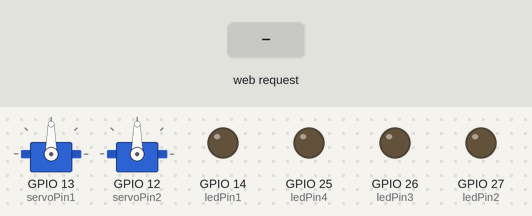
Bench run of a sketch on a simulated ESP32. Shown: 2 × servo, output pins drawn as LEDs (lit = HIGH). The inputs (shaded band) are chosen by the test bench. WiFi joins after 1.5 s; servers stay silent unless stated; what the sketch prints to the serial monitor is not drawn.

Above: at 2.7 s.
2.8 s: HTTP request GET /?value1= received
At 3.4 s:
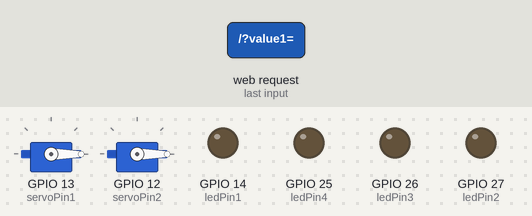
4.3 s: HTTP request GET /?button1= received
Timing chart, 0 to 7.3 s (numbered marks = the images above; inputs shaded):
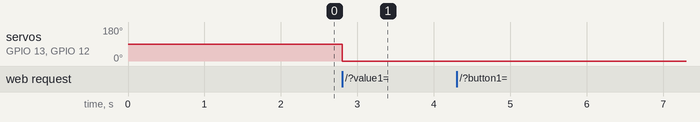

Measured:
- after the input at 2.8 s, servo on GPIO 13 (servoPin1), servo on GPIO 12 (servoPin2): 90° → 0° at once
- after the input at 4.3 s, every drawn part: stays the same

The sketch:

ESP32_Dashboard.ino
```cpp
#include <WiFi.h>
#include <ESP32Servo.h>

Servo myservo1;  // create servo object to control a servo
Servo myservo2;  // create servo object to control a servo
// twelve servo objects can be created on most boards

// GPIO the servo is attached to
static const int servoPin1 = 13;
static const int servoPin2 = 12;
static const int ledPin1 = 14;
static const int ledPin2 = 27;
static const int ledPin3 = 26;
static const int ledPin4 = 25;

// Replace with your network credentials
const char* ssid     = "xxxxx"; //replace with your ssid
const char* password = "xxxxx"; //replace with your password

// Set web server port number to 80
WiFiServer server(80);

// Variable to store the HTTP request
String header;

// Decode HTTP GET value
String valueString1  = String(0);
String valueString2  = String(0);
String btnVal1 = String(0);
String btnVal2 = String(0);
String btnVal3 = String(0);
String btnVal4 = String(0);

int pos1 = 0;
int pos2 = 0;

// Current time
unsigned long currentTime = millis();
// Previous time
unsigned long previousTime = 0;
// Define timeout time in milliseconds (example: 2000ms = 2s)
const long timeoutTime = 2000;

void setup() {
  Serial.begin(115200);

  myservo1.attach(servoPin1);  // attaches the servo on the servoPin to the servo object
  myservo2.attach(servoPin2);
  pinMode(ledPin1, OUTPUT);
  pinMode(ledPin2, OUTPUT);
  pinMode(ledPin3, OUTPUT);
  pinMode(ledPin4, OUTPUT);


  // Connect to Wi-Fi network with SSID and password
  Serial.print("Connecting to ");
  Serial.println(ssid);
  WiFi.begin(ssid, password);
  while (WiFi.status() != WL_CONNECTED) {
    delay(500);
    Serial.print(".");
  }
  // Print local IP address and start web server
  Serial.println("");
  Serial.println("WiFi connected.");
  Serial.println("IP address: ");
  Serial.println(WiFi.localIP());
  server.begin();
}

void loop(){
  WiFiClient client = server.available();   // Listen for incoming clients

  if (client) {                             // If a new client connects,
    currentTime = millis();
    previousTime = currentTime;
    Serial.println("New Client.");          // print a message out in the serial port
    String currentLine = "";                // make a String to hold incoming data from the client
    while (client.connected() && currentTime - previousTime <= timeoutTime) { // loop while the client's connected
      currentTime = millis();
      if (client.available()) {             // if there's bytes to read from the client,
        char c = client.read();             // read a byte, then
        Serial.write(c);                    // print it out the serial monitor
        header += c;
        if (c == '\n') {                    // if the byte is a newline character
          // if the current line is blank, you got two newline characters in a row.
          // that's the end of the client HTTP request, so send a response:
          if (currentLine.length() == 0) {
            // HTTP headers always start with a response code (e.g. HTTP/1.1 200 OK)
            // and a content-type so the client knows what's coming, then a blank line:
            client.println("HTTP/1.1 200 OK");
            client.println("Content-type:text/html");
            client.println("Connection: close");
            client.println();

            // Display the HTML web page
            client.println("<!DOCTYPE html><html>");
            client.println("<head><meta name='viewport' content='width=device-width, initial-scale=1'>");
            client.println("<link rel='stylesheet' href='https://use.fontawesome.com/releases/v5.7.2/css/all.css' integrity='sha384-fnmOCqbTlWIlj8LyTjo7mOUStjsKC4pOpQbqyi7RrhN7udi9RwhKkMHpvLbHG9Sr' crossorigin='anonymous'>");
            client.println(" <title>ESP32 IOT DASHBOARD</title>");
            // CSS
            client.println("<style> body{font-family: arial;} img{width: 350px; height: 45px; padding-top: 7px; padding-bottom: 5px;}");
            client.println(".slider{width: 300px; margin-top: 10px;}.btn-block{word-spacing: 2rem; padding-top: 30px;}");
            client.println(".btn{background-color: red; color: white; width: 47px; height: 33px;}");
            client.println("footer{font-family: arial; font-weight: bold; margin-top: 3rem;}</style>");
            //Javascript
            client.println("<script src='https://ajax.googleapis.com/ajax/libs/jquery/3.3.1/jquery.min.js'></script>");
            //Header
            client.println("</head><body><center><img src='http://absenrfid.com/img/png2.png' alt='Responsive image'><h3>ESP32 DASHBOARD</h3>");
            //Slider
            client.println("<p><span id='servoPos1'></span>&deg;");
            client.println("<input type='range' min='0' max='180' class='slider' id='servoSlider1' onchange='servo1(this.value)' value=\""+valueString1+"\"/></p>");
            client.println("<p><span id='servoPos2'></span>&deg;");
            client.println("<input type='range' min='0' max='180' class='slider' id='servoSlider2' onchange='servo2(this.value)' value=\""+valueString2+"\"/></p>");
            //Button
            client.println("<div class='btn-block'>");
            client.println("<button id= 'btn1' class='btn' onclick='button1(this.value)' value=\""+btnVal1+"\"/><span id='btnlabel1'>OFF</span></button>");
            client.println("<button id= 'btn2' class='btn' onclick='button2(this.value)' value=\""+btnVal2+"\"/><span id='btnlabel2'>OFF</span></button>");
            client.println("<button id= 'btn3' class='btn' onclick='button3(this.value)' value=\""+btnVal3+"\"/><span id='btnlabel3'>OFF</span></button>");
            client.println("<button id= 'btn4' class='btn' onclick='button4(this.value)' value=\""+btnVal4+"\"/><span id='btnlabel4'>OFF</span></button></div>");

            client.println("<footer>Copyright &copy;2021 Rizky Project</footer>");

            //Ajax Javascript
            client.println("<script>var slider1 = document.getElementById('servoSlider1');");
            client.println("var servoP1 = document.getElementById('servoPos1'); servoP1.innerHTML = slider1.value;");
            client.println("slider1.oninput = function() { slider1.value = this.value; servoP1.innerHTML = this.value; }");

            client.println("var slider2 = document.getElementById('servoSlider2');");
            client.println("var servoP2 = document.getElementById('servoPos2'); servoP2.innerHTML = slider2.value;");
            client.println("slider2.oninput = function() { slider2.value = this.value; servoP2.innerHTML = this.value; }");

            client.println("var btn1 = document.getElementById('btn1'); var btn2 = document.getElementById('btn2'); var btn3 = document.getElementById('btn3'); var btn4 = document.getElementById('btn4')");
            client.println("var btnlabel1 = document.getElementById('btnlabel1'); var btnlabel2 = document.getElementById('btnlabel2'); var btnlabel3 = document.getElementById('btnlabel3'); var btnlabel4 = document.getElementById('btnlabel4');");
            client.println("var toggled1 = false; var toggled2 = false; var toggled3 = false; var toggled4 = false; var state1 = 0; var state2 = 0;var state3 = 0;var state4 = 0;");

            client.println("$.ajaxSetup({timeout:1000});");

            client.println("function button1(){"); // Button 1
            client.println("if (toggled1 == false){");
            client.println("state1 = 0; btnlabel1.innerHTML = 'ON'; btn1.style.backgroundColor = 'green'; btn1.style.color = 'white'; toggled1 = true;}");
            client.println("else{state1 = 1; btnlabel1.innerHTML = 'OFF'; btn1.style.backgroundColor = 'red'; btn1.style.color = 'white'; toggled1 = false;}");
            client.println("$.get('?button1='+ state1 + '&'); {Connection: close};}");
            client.println("function button2(){"); // Button 2
            client.println("if (toggled2 == false){");
            client.println("state2 = 0; btnlabel2.innerHTML = 'ON'; btn2.style.backgroundColor = 'green'; btn2.style.color = 'white'; toggled2 = true;}");
            client.println("else{state2 = 1; btnlabel2.innerHTML = 'OFF'; btn2.style.backgroundColor = 'red'; btn2.style.color = 'white'; toggled2 = false;}");
            client.println("$.get('?button2='+ state2 + '&'); {Connection: close};}");
            client.println("function button3(){"); // Button 3
            client.println("if (toggled3 == false){");
            client.println("state3 = 0; btnlabel3.innerHTML = 'ON'; btn3.style.backgroundColor = 'green'; btn3.style.color = 'white'; toggled3 = true;}");
            client.println("else{state3 = 1; btnlabel3.innerHTML = 'OFF'; btn3.style.backgroundColor = 'red'; btn3.style.color = 'white'; toggled3 = false;}");
            client.println("$.get('?button3='+ state3 + '&'); {Connection: close};}");
            client.println("function button4(){"); // Button 4
            client.println("if (toggled4 == false){");
            client.println("state4 = 0; btnlabel4.innerHTML = 'ON'; btn4.style.backgroundColor = 'green'; btn4.style.color = 'white'; toggled4 = true;}");
            client.println("else{state4 = 1; btnlabel4.innerHTML = 'OFF'; btn4.style.backgroundColor = 'red'; btn4.style.color = 'white'; toggled4 = false;}");
            client.println("$.get('?button4='+ state4 + '&'); {Connection: close};}");

            client.println("function servo1(pos){");
            client.println("$.get('/?value1=' + pos + '&'); {Connection: close};}");
            client.println("function servo2(pos){");
            client.println("$.get('/?value2=' + pos + '&'); {Connection: close};}</script>");

            client.println("</center></body></html>");

            //GET /?value=180& HTTP/1.1
            if(header.indexOf("GET /?value1=")>=0) {
              pos1 = header.indexOf('=');
              pos2 = header.indexOf('&');
              valueString1 = header.substring(pos1+1, pos2);
            }
            else if(header.indexOf("GET /?value2=")>=0){
              pos1 = header.indexOf('=');
              pos2 = header.indexOf('&');
              valueString2 = header.substring(pos1+1, pos2);
            }
            else if(header.indexOf("GET /?button1=")>=0){
              pos1 = header.indexOf('=');
              pos2 = header.indexOf('&');
              btnVal1 = header.substring(pos1+1, pos2);
            }
             else if(header.indexOf("GET /?button2=")>=0){
              pos1 = header.indexOf('=');
              pos2 = header.indexOf('&');
              btnVal2 = header.substring(pos1+1, pos2);
            }
             else if(header.indexOf("GET /?button3=")>=0){
              pos1 = header.indexOf('=');
              pos2 = header.indexOf('&');
              btnVal3 = header.substring(pos1+1, pos2);
            }
            else if(header.indexOf("GET /?button4=")>=0){
              pos1 = header.indexOf('=');
              pos2 = header.indexOf('&');
              btnVal4 = header.substring(pos1+1, pos2);
            }
              //Rotate the servo
              myservo1.write(valueString1.toInt());
              Serial.print("Servo 1 = ");
              Serial.println(valueString1);
              myservo2.write(valueString2.toInt());
              Serial.print("Servo 2 = ");
              Serial.println(valueString2);
              //LED Control
              digitalWrite(ledPin1, btnVal1.toInt()); //LED 1
              Serial.print("Channel 1 = ");
              Serial.println(btnVal1);

              digitalWrite(ledPin2, btnVal2.toInt()); //LED 2
              Serial.print("Channel 2 = ");
              Serial.println(btnVal2);

              digitalWrite(ledPin3, btnVal3.toInt()); //LED 3
              Serial.print("Channel 3 = ");
              Serial.println(btnVal3);

              digitalWrite(ledPin4, btnVal4.toInt()); //LED 4
              Serial.print("Channel 4 = ");
              Serial.println(btnVal4);
            // The HTTP response ends with another blank line
            client.println();
            // Break out of the while loop
            break;
          } else { // if you got a newline, then clear currentLine
            currentLine = "";
          }
        } else if (c != '\r') {  // if you got anything else but a carriage return character,
          currentLine += c;      // add it to the end of the currentLine
        }
      }
    }
    // Clear the header variable
    header = "";
    // Close the connection
    client.stop();
    Serial.println("Client disconnected.");
    Serial.println("");
  }
}
```
